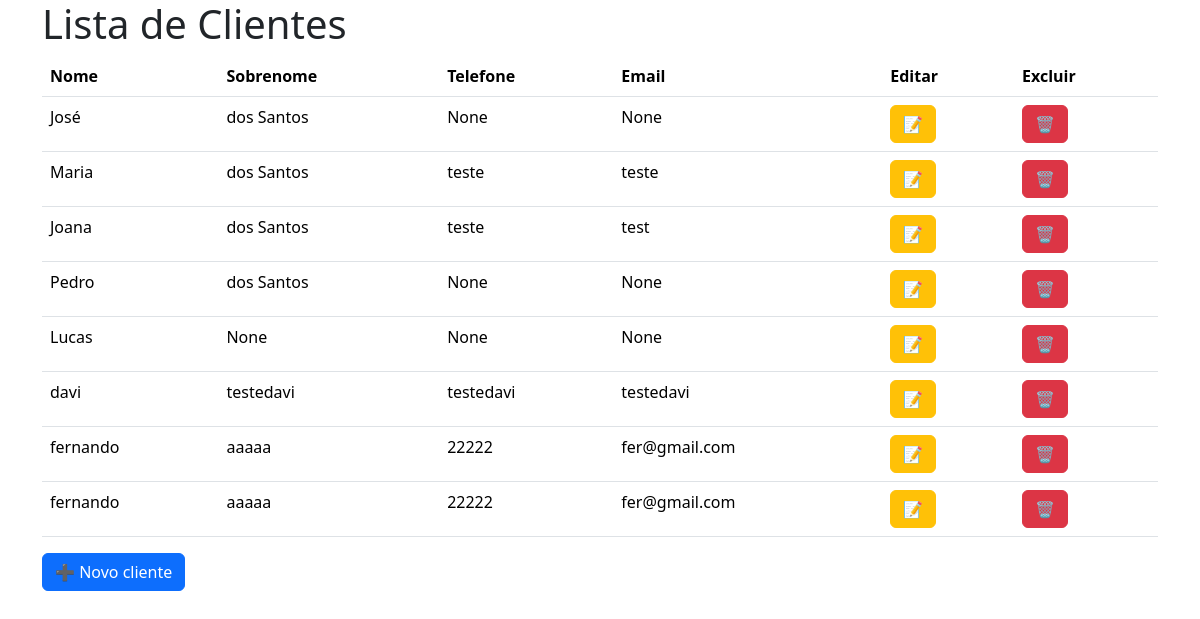
/clientes (signed in), run on the app's committed database.
### core/models.py (models this page shows)
class Cliente(models.Model):
    nome = models.CharField(max_length=200)
    sobrenome = models.CharField(max_length=200, null=True, blank=True)
    data_nascimento = models.DateField(null=True, blank=True)
    cpf = models.CharField(max_length=21, null=True, blank=True)
    telefone = models.CharField(max_length=30, null=True, blank=True)
    email = models.EmailField(max_length=100, null=True, blank=True)

### core/views.py (the view)
# urls.py: path('clientes', clientes, name="urlclientes"),
@login_required(login_url='urlentrar')
def clientes(request):
    clientes = Cliente.objects.all()
    context = {'cli': clientes}
    return render(request, 'clientes.html', context)

### core/templates/clientes.html (shortened to what this page needs)
{% load bootstrap5 %}
<!DOCTYPE html>
<html lang="en">
<head>
    {% bootstrap_css %}
</head>
<body>
  <div class="container">
    <h1>Lista de Clientes</h1>
    <table class="table table-hover">
        <thead>
            <tr>
                <th>Nome</th>
                <th>Sobrenome</th>
                <th>Telefone</th>
                <th>Email</th>
                <th>Editar</th>
                <th>Excluir</th>
            </tr>
        </thead>
        {% for c in cli %}
        <tbody>
          <tr>
            <td>{{ c.nome }}</td>
            <td>{{ c.sobrenome }}</td>
            <td>{{ c.telefone }}</td>
            <td>{{ c.email }}</td>
            <td>
              <form action="{% url 'urleditaCliente' c.id %}">
                <input type="submit" value="📝" alt="Editar" class="btn btn-warning">
              </form>
            </td>
            <td>
              <form action="{% url 'urlapagaCliente' c.id %}">
                <input type="submit" value="🗑️"  alt="Exluir" class="btn btn-danger">
              </form>
            </td>
          </tr>
        </tbody>
        {% endfor %}
      </table>
      <form action="{% url 'urlsalvarClientes' %}">
        <input type="submit" value="➕ Novo cliente" class="btn btn-primary">
      </form>
</body>
</html>

### data on the page
Cliente: nome "José", sobrenome "dos Santos", telefone "None", email "None"
Cliente: nome "Maria", sobrenome "dos Santos", telefone "teste", email "teste"
Cliente: nome "Joana", sobrenome "dos Santos", telefone "teste", email "test"
Cliente: nome "Pedro", sobrenome "dos Santos", telefone "None", email "None"
Cliente: nome "Lucas", sobrenome "None", telefone "None", email "None"
Cliente: nome "davi", sobrenome "testedavi", telefone "testedavi", email "testedavi"
Cliente: nome "fernando", sobrenome "aaaaa", telefone "22222", email "fer@gmail.com"
Cliente: nome "fernando", sobrenome "aaaaa", telefone "22222", email "fer@gmail.com"
